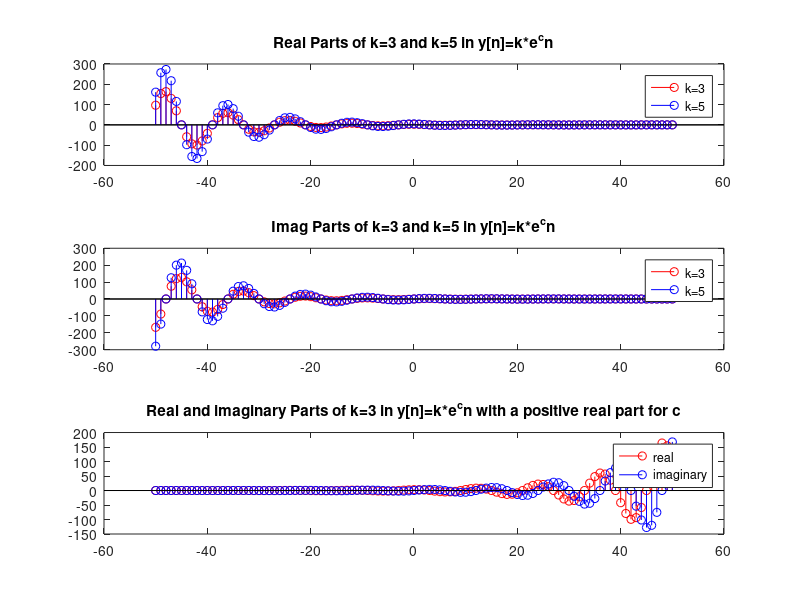

The MATLAB source for this figure:
domain = -50:50;

c = -1/12 + pi*i/6;
c2=  1/12 + pi*i/6;

range1 = 3*exp(domain.*c);
range2 = 5*exp(domain.*c);
range3 = 3*exp(domain.*c2);
subplot(3,1,1);
stem(domain, real(range1),'r');
hold on;
stem(domain,real(range2),'b');
title('Real Parts of k=3 and k=5 in y[n]=k*e^cn');
legend('k=3','k=5');


subplot(3,1,2);
stem(domain, imag(range1),'r');
hold on;
stem(domain, imag(range2),'b');
title('Imag Parts of k=3 and k=5 in y[n]=k*e^cn');
legend('k=3','k=5');

subplot(3,1,3);
stem(domain, real(range3),'r');
hold on;
stem(domain, imag(range3),'b');
title('Real and imaginary Parts of k=3 in y[n]=k*e^cn with a positive real part for c');
legend('real','imaginary');